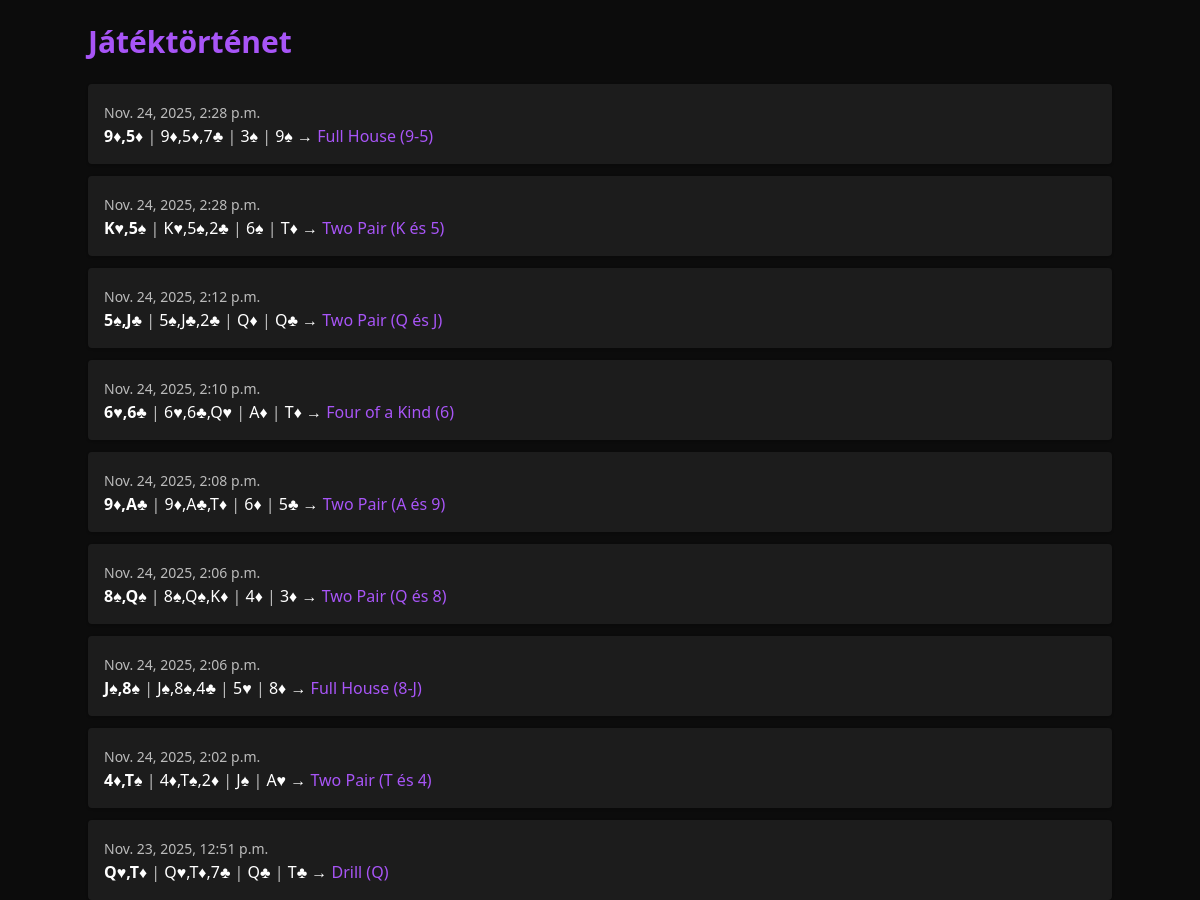
Before: /game/history/ (upper part) with the older database file.
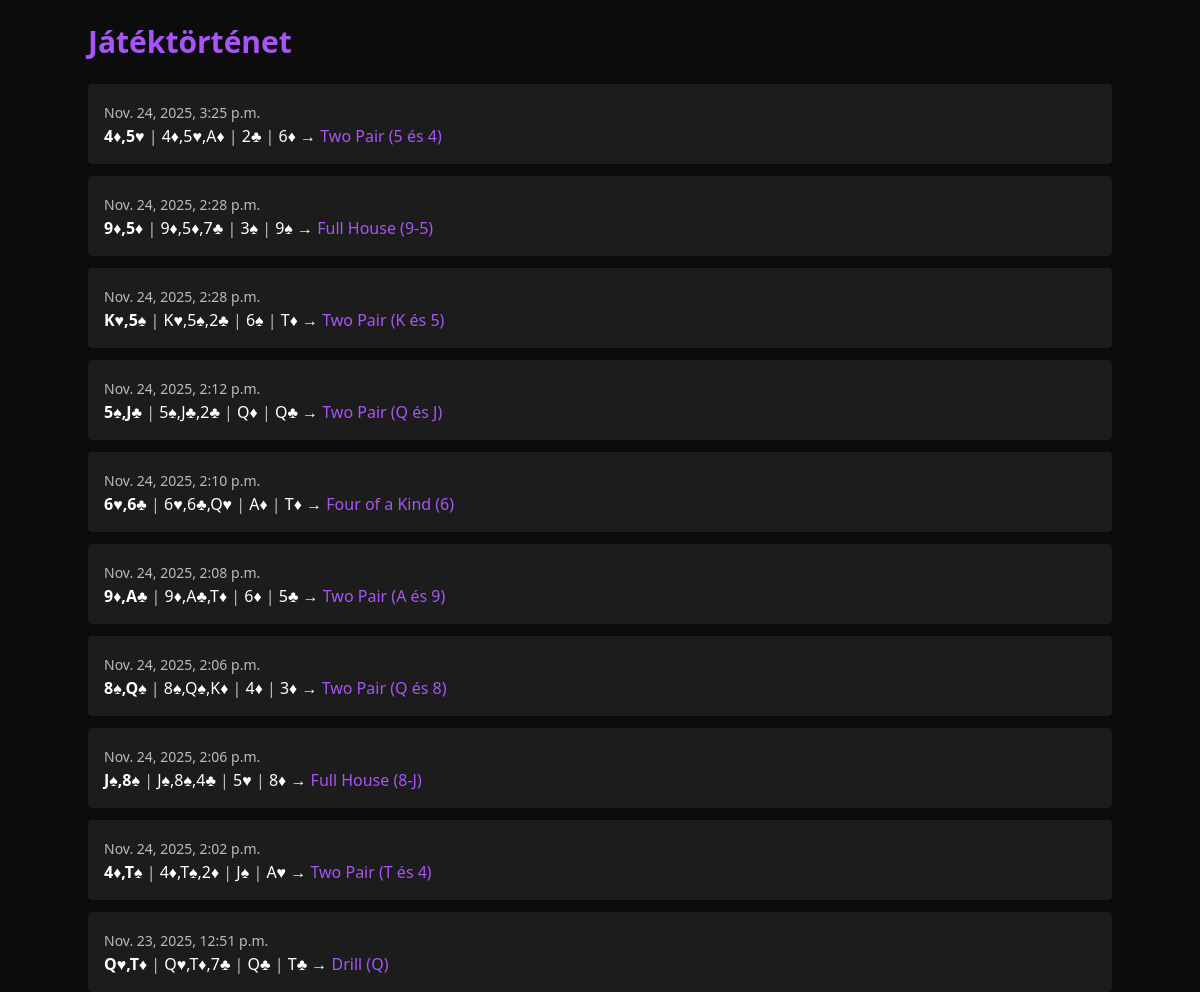
After: the same page with the newer database file.
### game/models.py (models this page shows, shortened)
class Game(models.Model):
    player_cards = models.CharField(max_length=50)
    opponent_cards = models.CharField(max_length=50, blank=True, null=True)
    flop = models.CharField(max_length=50)
    turn = models.CharField(max_length=10)
    river = models.CharField(max_length=10)
    best_hand = models.CharField(max_length=50)
    hand_rank = models.IntegerField()
    outcome = models.CharField(max_length=50, blank=True, null=True)
    evaluation_log = models.TextField(blank=True, null=True)
    created_at = models.DateTimeField(auto_now_add=True)

### game/views.py (the view)
# urls.py: path("history/", views.history, name="history"),
def history(request):
    games = Game.objects.all().order_by("-created_at")
    return render(request, "game/history.html", {"games": games})

### game/templates/game/history.html (shortened to what this page needs)
{% extends "base.html" %}
{% block page_content %}
<h1 class="text-3xl font-bold mb-6 text-primary">Játéktörténet</h1>
<ul class="space-y-3">
    {% for g in games %}
    <li class="bg-card p-4 rounded shadow">
        <span class="text-sm opacity-70">{{ g.created_at }}</span><br>
        <strong>{{ g.player_cards }}</strong>
        <span class="opacity-70">|</span> {{ g.flop }}
        <span class="opacity-70">|</span> {{ g.turn }}
        <span class="opacity-70">|</span> {{ g.river }}
        → <span class="text-primary">{{ g.best_hand }}</span>
    </li>
    {% endfor %}
</ul>
{% endblock %}

Changed rows visible on the page:
added Game: created_at "Nov. 24, 2025, 3:25 p.m.", player_cards "4♦,5♥", flop "4♦,5♥,A♦", turn "2♣", river "6♦", best_hand "Two Pair (5 és 4)"
